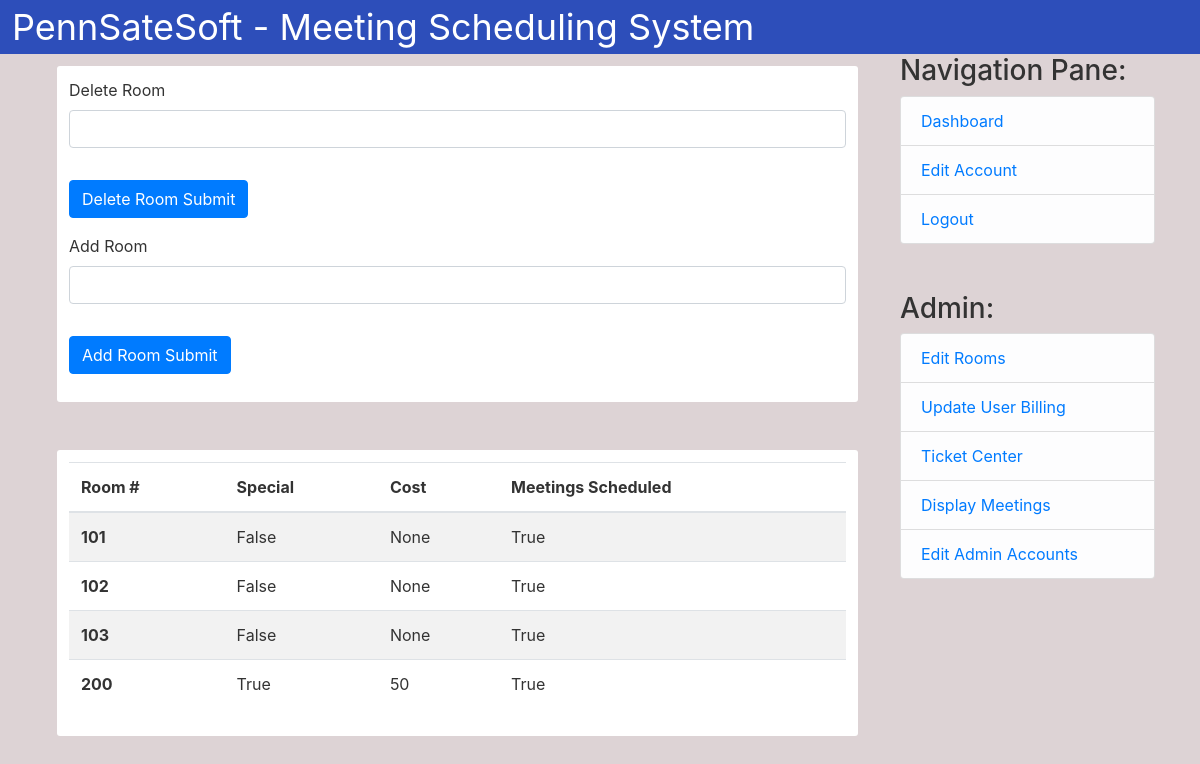
/AdminEditRooms (signed in), run on the app's committed database.
### mss/models.py (models this page shows, shortened)
class Room(db.Model):
    __tablename__ = 'room'
    id = db.Column(db.Integer, primary_key=True)
    special = db.Column(db.Boolean, default=False)
    cost = db.Column(db.Integer, default=None)
    meetings = db.relationship('Meeting', back_populates='room')

### mss/route.py (the view, shortened to what this page needs)
@app.route('/AdminEditRooms', methods=['GET', 'POST'])
@login_required
def adminEditRooms():
    delform = DelRoomForm()
    addform = AddRoomForm()
    if delform.validate_on_submit():
        Room.query.filter_by(id=delform.del_room.data).delete()
        db.session.commit()
        flash('Room ' + delform.del_room.data + ' Removed', 'success')
        return redirect(url_for('adminEditRooms'))
    return render_template('AdminEditRooms.html', delform=delform, addform=addform, rooms=Room.query.all())

### mss/forms.py
class DelRoomForm(FlaskForm):
    del_room = StringField('Delete Room', validators=[DataRequired(), Length(max=20)])
    submit = SubmitField('Delete Room Submit')

class AddRoomForm(FlaskForm):
    add_room = StringField('Add Room', validators=[DataRequired(), Length(max=20)])
    submit = SubmitField('Add Room Submit')

### mss/models.py (called while the page is built)
@login_manager.user_loader
def load_user(id):
    return User.query.get(int(id))

### mss/templates/AdminEditRooms.html (shortened to what this page needs)
{% extends "AdminHome.html" %}
{% block content %}
<div class="content">
    <form method="POST" action="">
        <fieldset class="form-group">
            <div class="form-group">
                {{delform.del_room.label(class="form-control-label")}}
                {% if delform.del_room.errors %}
                {{delform.label(class="form-control-label is-invalid")}}
                <div class="invalid-feedback">
                    {% for error in delform.del_room.errors %}
                    <span>{{ error }}</span>
                    {% endfor %}
                </div>
                {% else %}
                {{delform.del_room(class="form-control")}}
                {% endif %}
            </div>
        </fieldset>
        <div class="form-group">
            {{delform.submit(class="btn btn-primary")}}
        </div>
    </form>
    <form method="POST" action="">
        <fieldset class="form-group">
            <div class="form-group">
                {{addform.add_room.label(class="form-control-label")}}
                {% if addform.add_room.errors %}
                {{addform.label(class="form-control-label is-invalid")}}
                <div class="invalid-feedback">
                    {% for error in addform.add_room.errors %}
                    <span>{{ error }}</span>
                    {% endfor %}
                </div>
                {% else %}
                {{addform.add_room(class="form-control")}}
                {% endif %}
            </div>
        </fieldset>
        <div class="form-group">
            {{addform.submit(class="btn btn-primary")}}
        </div>
    </form>
</div>
<br>
<div class = "content">
    <table class="table table-striped">
        <thead>
          <tr>
            <th scope="col">Room #</th>
            <th scope="col">Special</th>
            <th scope="col">Cost</th>
            <th scope="col">Meetings Scheduled</th>
          </tr>
        </thead>
        <tbody>
          {% for room in rooms %}
          <tr>
            <th scope="row">{{room.id}}</th>
            <td>{{room.special}}</td>
            <td>{{room.cost}}</td>
            <td>True</td>
          </tr>
          {% endfor %}
        </tbody>
      </table>
</div>
{% endblock content %}

### mss/templates/AdminHome.html (shortened to what this page needs)
{% extends "Index.html" %}
{% block navpane %}
<div class="col-sm-3">
    <div class="content-section">
        <h3>Navigation Pane:</h3>
        <ul class="list-group">
            <li class="list-group-item list-group-item-light">
                <a href="{{url_for('adminDashboard')}}">Dashboard</a>
            </li>
            <li class="list-group-item list-group-item-light">
                <a href="{{url_for('adminEditAccount')}}">Edit Account</a>
            </li>
            <li class="list-group-item list-group-item-light">
                <a href="{{url_for('logout')}}">Logout</a>
            </li>
        </ul>
    </div>
    <br>
    <br>
    <div class="content-section">
        <h3>Admin:</h3>
        <ul class="list-group">
            <li class="list-group-item list-group-item-light">
                <a href="{{url_for('adminEditRooms')}}">Edit Rooms</a>
            </li>
            <li class="list-group-item list-group-item-light">
                <a href="{{url_for('adminUpdateUserBill')}}">Update User Billing</a>
            </li>
            <li class="list-group-item list-group-item-light">
                <a href="{{url_for('adminTicketCenter')}}">Ticket Center</a>
            </li>
            <li class="list-group-item list-group-item-light">
                <a href="{{url_for('adminDisplayMeetings')}}">Display Meetings</a>
            </li>
            <li class="list-group-item list-group-item-light">
                <a href="{{url_for('adminEditAdminAccounts')}}">Edit Admin Accounts</a>
            </li>
        </ul>
    </div>
</div>
{% endblock navpane %}

### mss/templates/Index.html (shortened to what this page needs)
<!DOCTYPE html>
<html>
<head>
    <link rel="stylesheet" href="https://maxcdn.bootstrapcdn.com/bootstrap/4.0.0/css/bootstrap.min.css"
>
    <link rel="stylesheet" type="text/css" href="{{ url_for('static', filename='login.css')}}" />
    <link rel="stylesheet" type="text/css" href="https://cdn.jsdelivr.net/npm/fullcalendar@5.9.0/main.css" />
</head>
<body>
    <header class="banner">
        <a>PennSateSoft - Meeting Scheduling System</a>
    </header>
    <main role="main" class="container">
        <div class="row justify-content-center" style="Height: 850px; width: 600;">
            <div class="col-md-9 h-100 w-100">
                {% block content %}
                {% endblock %}
            </div>
            {% block navpane %}
            {% endblock %}
        </div>
    </main>
</body>
</html>

### mss/static/login.css (style rules this page uses)
body { background: #ddd3d5; color: #333333; }
.banner { background-color: #2d4eba; color: white; padding: 0px 12px; }
.banner a { font-size: 36px; }
.content { background: #FFFFFF; padding: 12px 12px; margin: 12px 12px; border: 2px #000000; border-radius: 3px; }

### data on the page
Room: id "101", special "False", cost "None"
Room: id "102", special "False", cost "None"
Room: id "103", special "False", cost "None"
Room: id "200", special "True", cost "50"

### other printed values
{{ delform.del_room.label(class="form-control-label") }} "Delete Room"
{{ addform.add_room.label(class="form-control-label") }} "Add Room"
